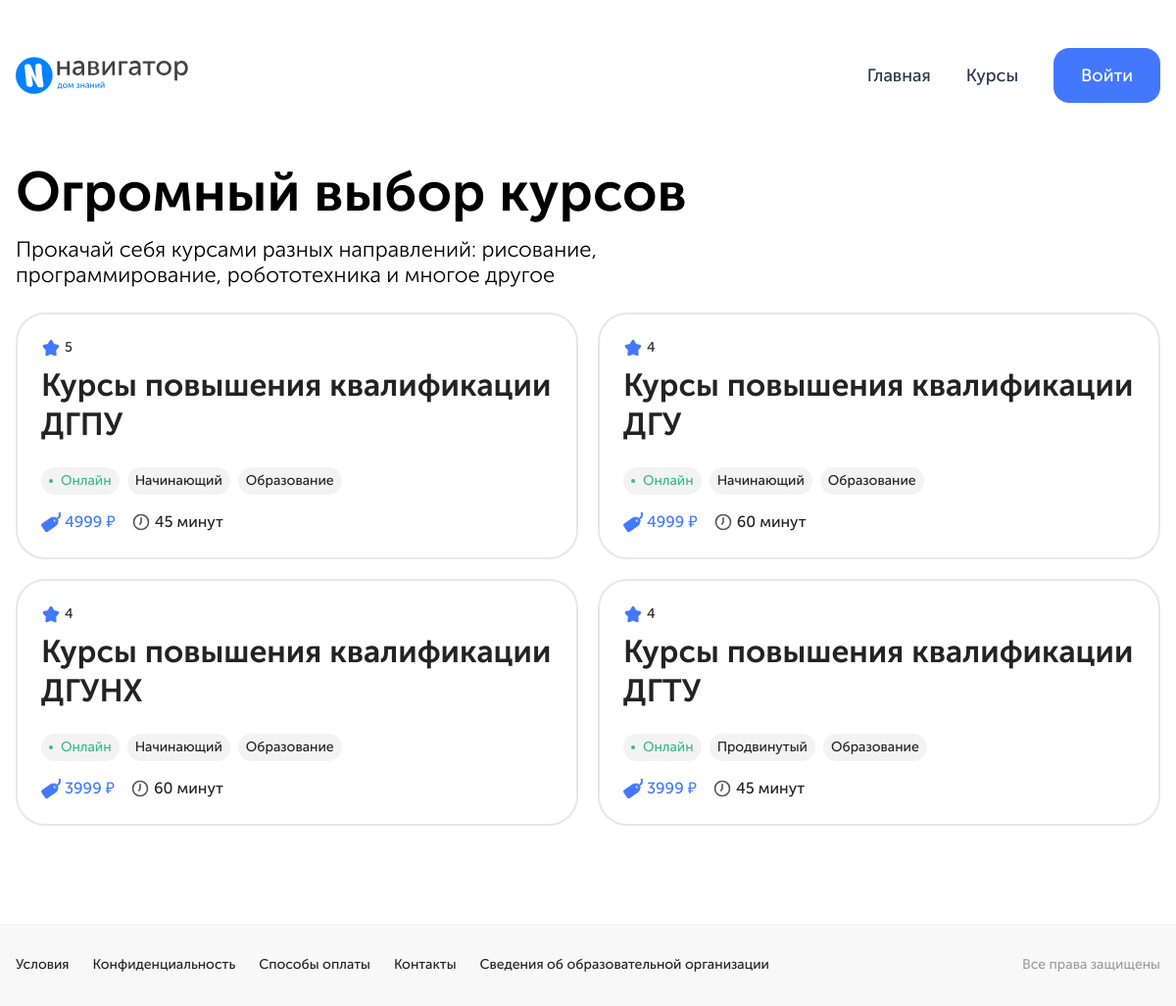
Page /products on the committed database.
### products/models.py (models this page shows, shortened)
class Product(models.Model):
    class Meta:
        verbose_name = 'Продукт'
    name = models.CharField(max_length=256)
    description = models.TextField(blank=True)
    price = models.DecimalField(max_digits=20, decimal_places=0)
    image = models.ImageField(upload_to='products__images')
    category = models.ForeignKey(to=ProductCategory, on_delete=models.PROTECT)
    rating = models.PositiveIntegerField(default=0, blank=True, validators=[MinValueValidator(1), MaxValueValidator(5)])
    educationTime = models.ForeignKey(to=EducationTime, on_delete=models.PROTECT, blank=True)
    educationLocation = models.CharField(max_length=256, blank=True)
    educationFormat = models.ForeignKey(to=ProductFormat, on_delete=models.PROTECT)
    productUrl = models.TextField(blank=True)
    educationTeacher = models.ForeignKey(to=EducationTeacher, on_delete=models.PROTECT)
    timeLesson = models.ForeignKey(to=EducationOneLesson, on_delete=models.PROTECT, blank=True)
    transEducation = models.ForeignKey(to=EducationTrans, on_delete=models.PROTECT, blank=True)

class ProductFormat(models.Model):
    class Meta:
        verbose_name = 'Формат продукта'
    name = models.CharField(max_length=128, unique=True)
    description = models.TextField(null=True, blank=True)
    def __str__(self):
        return self.name

class EducationTrans(models.Model):
    class Meta:
        verbose_name = 'Сложность курса'
    name = models.CharField(max_length=128, unique=True)
    def __str__(self):
        return self.name

class ProductCategory(models.Model):
    class Meta:
        verbose_name = 'Категории'
    name = models.CharField(max_length=128, unique=True)
    description = models.TextField(null=True, blank=True)
    def __str__(self):
        return self.name

class EducationOneLesson(models.Model):
    class Meta:
        verbose_name = 'Продолжительность одного урока'
    name = models.CharField(max_length=128, unique=True)
    def __str__(self):
        return self.name

### products/views.py (the view)
# urls.py: path('products', products, name="products")
def products(request):
    context = {
        'title': 'Navigator | Products',
        'products': Product.objects.all(),
        'categories': ProductCategory.objects.all(),
    }
    return render(request, 'products/products.html', context)

### products/templates/products/products.html (shortened to what this page needs)
{% extends 'products/base.html' %}
{% load static %}
{% block css %}
    <link rel="stylesheet" href="{% static 'vendor/css/products.css'%}">
{% endblock %}
{% block content %}
    <div class="base-container">
        <div class="course-list">
            <div class="header">
                <h1 class="title">Огромный выбор курсов</h1>
                <h6 class="subtitle">
                    Прокачай себя курсами разных направлений: рисование, программирование, робототехника и многое другое
                </h6>
            </div>
            <div class="popular-courses__courses__list">
                    <div class="popular-courses__slider popular-courses__swiper swiper swiper-initialized swiper-horizontal swiper-pointer-events swiper-backface-hidden">
                        <div class="swiper-wrapper" style="transition-duration: 0ms; transform: translate3d(0px, 0px, 0px);">
                            {% for product in products %}
                                <div class="course-card">
                                    <a class="card tablet" href="">
                                        <div class="card-header">
                                            <div class="rating">
                                                <div class="rating__star">
                                                </div>
                                                {{ product.rating }}
                                            </div>
                                        </div>
                                        <h3 class="title-course">{{ product.name }}</h3>
                                        <div class="chips">
                                            <div class="chips_item chips_item--online">{{ product.educationFormat }}</div>
                                            <div class="chips_item">{{ product.transEducation }}</div>
                                            <div class="chips_item">{{ product.category }}</div>
                                        </div>
                                        <div class="params">
                                            <div class="price">
                                                <div class="price__icon">
                                                </div>
                                                {{ product.price }} ₽
                                            </div>
                                            <div class="lesson-duration">
                                                <div class="lesson-duration__icon">
                                                </div>
                                                {{ product.timeLesson }}
                                            </div>
                                        </div>
                                    </a>
                                </div>
                            {% endfor %}
                        </div>
                    </div>
                </div>
        </div>
    </div>
{% endblock %}

### products/templates/products/base.html (shortened to what this page needs)
{% load static %}
<!DOCTYPE html>
<html lang="en">
<head>
    <link rel="stylesheet" href="{% static 'vendor/css/index.css' %}">
    <link rel="stylesheet" href="{% static 'vendor/css/header.css' %}">
    <link rel="stylesheet" href="{% static 'vendor/css/footer.css' %}">
    {% block css %} {% endblock %}
</head>
<body>
    <header class="header">
        <div class="header__container">
            <div class="header__inner">
                <a href="/" class="header__logo"></a>
                <div class="header__nav">
                    <div class="header-nav">
                        <div class="nav__item">
                            <a tabindex="0" class="button--header secondary--header l--header" href="{% url 'index' %}">
                                <span class="button__label">Главная</span>
                            </a>
                        </div>
                        <div class="nav__item">
                            <a tabindex="0" class="button--header secondary--header l--header" href="{% url 'products' %}">
                                <span class="button__label">Курсы</span>
                            </a>
                        </div>
                        <div class="nav__item nav__item--login">
                            <a tabindex="0" class="button--header primary--header log--header" href="/accounts/login/">
                                <span class="button__label">Войти</span>
                            </a>
                        </div>
                    </div>
                </div>
            </div>
        </div>
    </header>
    <main id="main-content" class="main-content">
        {% block content %} {% endblock %}
    </main>
    <footer class="footer">
        <div class="footer__container">
            <div class="footer__inner">
                <div class="footer__links">
                    <a href="" class="footer__link">Условия</a>
                    <a href="" class="footer__link">Конфиденциальность</a>
                    <a href="" class="footer__link">Способы оплаты</a>
                    <a href="" class="footer__link">Контакты</a>
                    <a href="" class="footer__link">Сведения об образовательной организации</a>
                </div>
                <div class="footer__copyright">
                    <span class="footer__copyright-text">Все права защищены</span>
                </div>
            </div>
        </div>
    </footer>
</body>
</html>

### rows in the picture
Product: rating "5", name "Курсы повышения квалификации ДГПУ", educationFormat "Онлайн", transEducation "Начинающий", category "Образование", price "4999", timeLesson "45 минут"
Product: rating "4", name "Курсы повышения квалификации ДГУ", educationFormat "Онлайн", transEducation "Начинающий", category "Образование", price "4999", timeLesson "60 минут"
Product: rating "4", name "Курсы повышения квалификации ДГУНХ", educationFormat "Онлайн", transEducation "Начинающий", category "Образование", price "3999", timeLesson "60 минут"
Product: rating "4", name "Курсы повышения квалификации ДГТУ", educationFormat "Онлайн", transEducation "Продвинутый", category "Образование", price "3999", timeLesson "45 минут"
